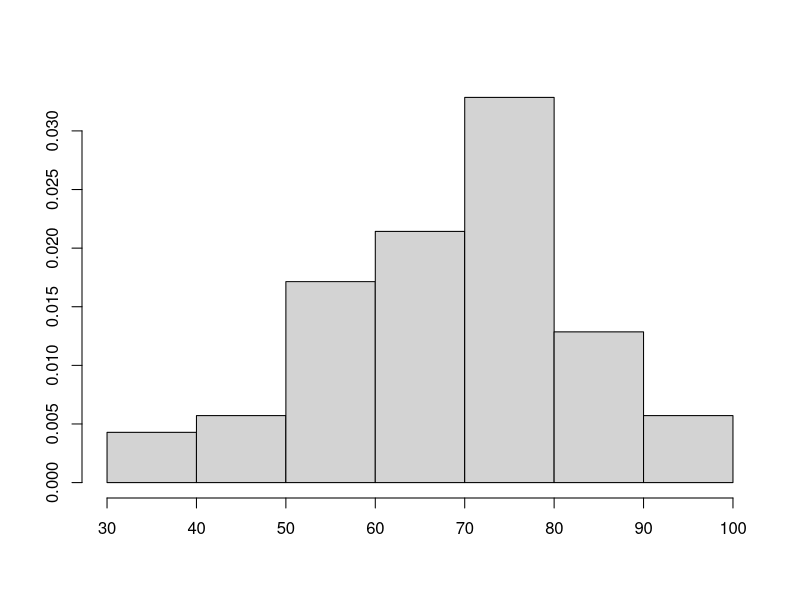
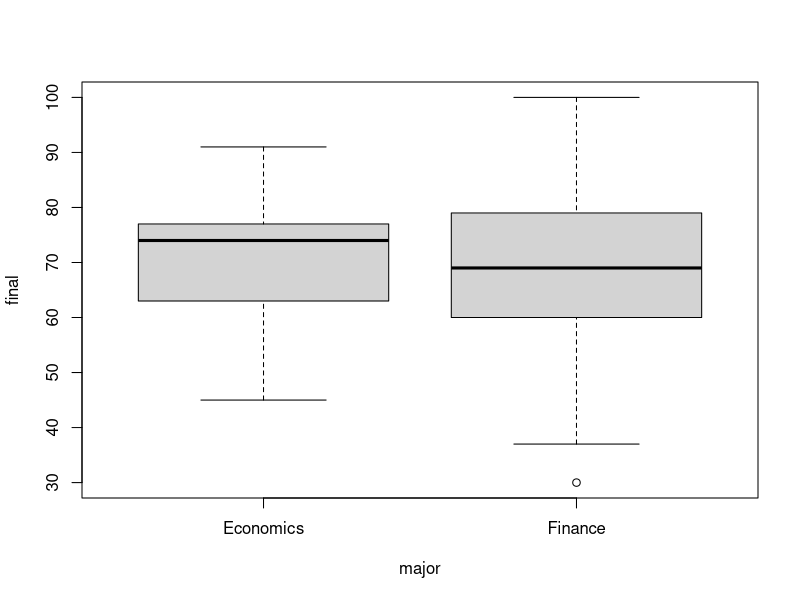
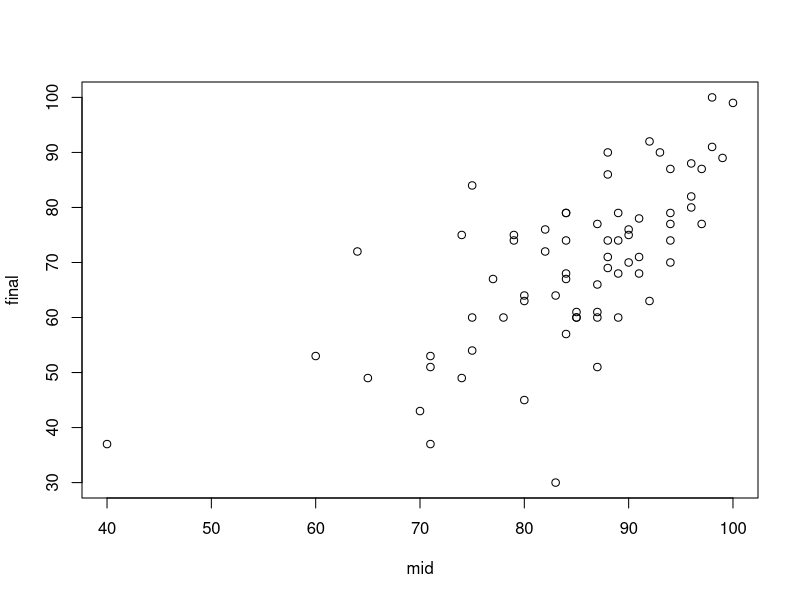

The R source for these figures, in order:
## ---- chunk 1
# Load a dataset from a CSV file
exam <- read.csv("../dataset/exam.csv")

# View the data: each column is a random variable
head(exam)
## ---- chunk 2
summary(exam$overall)
## ---- chunk 3
hist(exam$final, prob = T, ann=F)
## ---- chunk 4
boxplot(final ~ major, exam)
## ---- chunk 5
plot(final ~ mid, exam)
